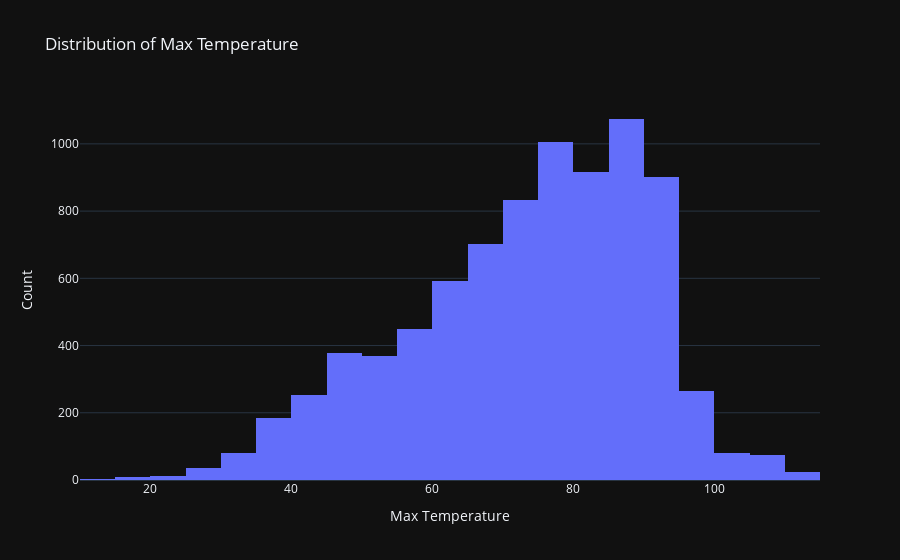
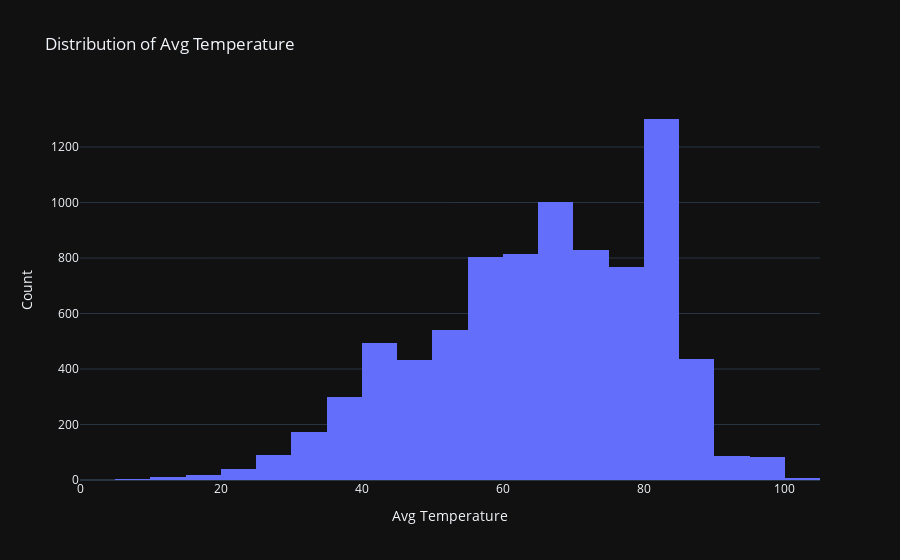
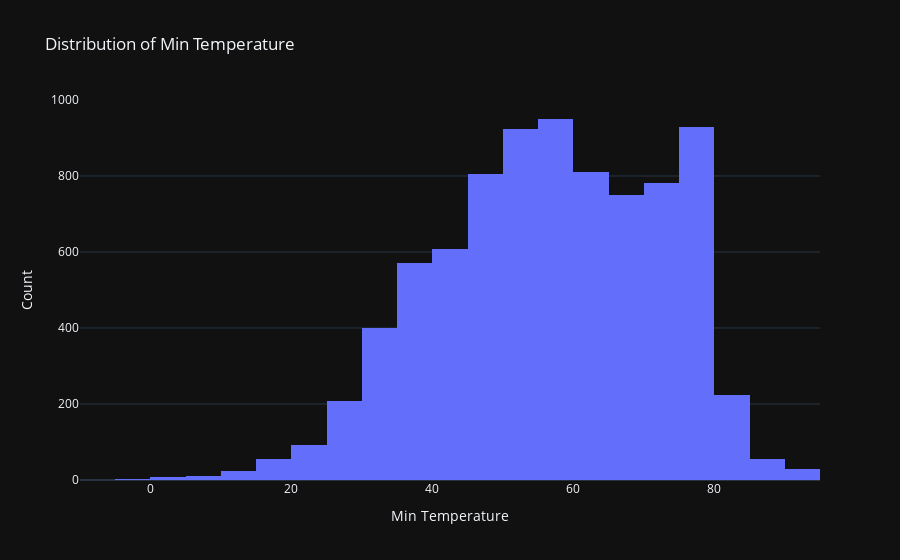
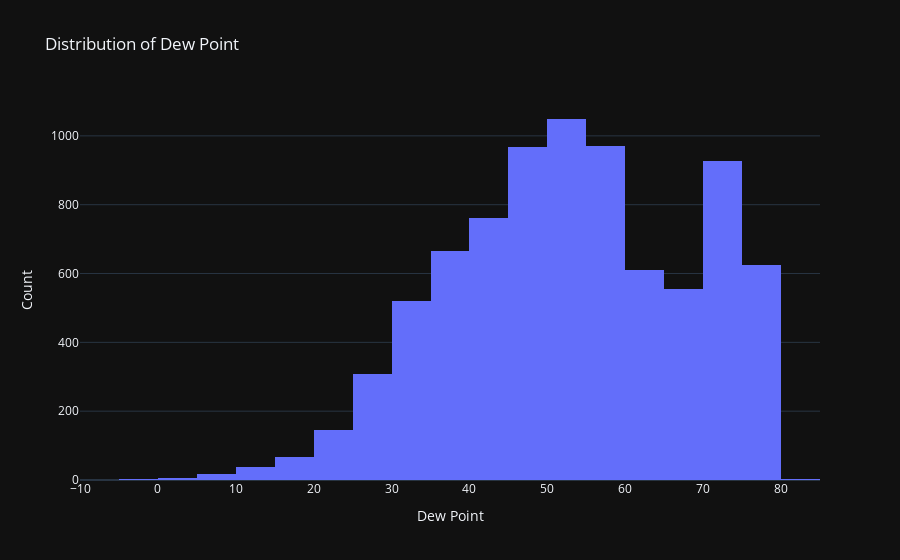

Notebook code cell kept with these figures, in order:
### Code cell
for column in data.select_dtypes(include=['float']):
    fig = px.histogram(
        data, 
        x=column, 
        nbins=30, 
        title=f"Distribution of {column}", 
        labels={column: column, 'count': 'Count'}
    )
    fig.update_layout(
        xaxis_title=column,
        yaxis_title='Count',
        template='plotly_dark'
    )
    fig.show()

### Figure 1 — Plotly figure (JSON) as saved in the notebook; plotly's stock layout.template omitted (floating-point values rounded to 4 significant figures; data arrays with more than 128 entries replaced by an {"elided": "..."} marker saying what was removed)
{"data": [{"alignmentgroup": "True", "bingroup": "x", "hovertemplate": "Max Temperature=%{x}<br>count=%{y}<extra></extra>", "legendgroup": "", "marker": {"color": "#636efa", "pattern": {"shape": ""}}, "name": "", "nbinsx": 30, "offsetgroup": "", "orientation": "v", "showlegend": false, "type": "histogram", "x": {"elided": "10282 float values"}, "xaxis": "x", "yaxis": "y"}], "layout": {"barmode": "relative", "legend": {"tracegroupgap": 0}, "title": {"text": "Distribution of Max Temperature"}, "xaxis": {"anchor": "y", "domain": [0, 1], "title": {"text": "Max Temperature"}}, "yaxis": {"anchor": "x", "domain": [0, 1], "title": {"text": "Count"}}}}

### Figure 2 — Plotly figure (JSON) as saved in the notebook; plotly's stock layout.template omitted (floating-point values rounded to 4 significant figures; data arrays with more than 128 entries replaced by an {"elided": "..."} marker saying what was removed)
{"data": [{"alignmentgroup": "True", "bingroup": "x", "hovertemplate": "Avg Temperature=%{x}<br>count=%{y}<extra></extra>", "legendgroup": "", "marker": {"color": "#636efa", "pattern": {"shape": ""}}, "name": "", "nbinsx": 30, "offsetgroup": "", "orientation": "v", "showlegend": false, "type": "histogram", "x": {"elided": "10282 float values"}, "xaxis": "x", "yaxis": "y"}], "layout": {"barmode": "relative", "legend": {"tracegroupgap": 0}, "title": {"text": "Distribution of Avg Temperature"}, "xaxis": {"anchor": "y", "domain": [0, 1], "title": {"text": "Avg Temperature"}}, "yaxis": {"anchor": "x", "domain": [0, 1], "title": {"text": "Count"}}}}

### Figure 3 — Plotly figure (JSON) as saved in the notebook; plotly's stock layout.template omitted (floating-point values rounded to 4 significant figures; data arrays with more than 128 entries replaced by an {"elided": "..."} marker saying what was removed)
{"data": [{"alignmentgroup": "True", "bingroup": "x", "hovertemplate": "Min Temperature=%{x}<br>count=%{y}<extra></extra>", "legendgroup": "", "marker": {"color": "#636efa", "pattern": {"shape": ""}}, "name": "", "nbinsx": 30, "offsetgroup": "", "orientation": "v", "showlegend": false, "type": "histogram", "x": {"elided": "10282 float values"}, "xaxis": "x", "yaxis": "y"}], "layout": {"barmode": "relative", "legend": {"tracegroupgap": 0}, "title": {"text": "Distribution of Min Temperature"}, "xaxis": {"anchor": "y", "domain": [0, 1], "title": {"text": "Min Temperature"}}, "yaxis": {"anchor": "x", "domain": [0, 1], "title": {"text": "Count"}}}}

### Figure 4 — Plotly figure (JSON) as saved in the notebook; plotly's stock layout.template omitted (floating-point values rounded to 4 significant figures; data arrays with more than 128 entries replaced by an {"elided": "..."} marker saying what was removed)
{"data": [{"alignmentgroup": "True", "bingroup": "x", "hovertemplate": "Dew Point=%{x}<br>count=%{y}<extra></extra>", "legendgroup": "", "marker": {"color": "#636efa", "pattern": {"shape": ""}}, "name": "", "nbinsx": 30, "offsetgroup": "", "orientation": "v", "showlegend": false, "type": "histogram", "x": {"elided": "10282 float values"}, "xaxis": "x", "yaxis": "y"}], "layout": {"barmode": "relative", "legend": {"tracegroupgap": 0}, "title": {"text": "Distribution of Dew Point"}, "xaxis": {"anchor": "y", "domain": [0, 1], "title": {"text": "Dew Point"}}, "yaxis": {"anchor": "x", "domain": [0, 1], "title": {"text": "Count"}}}}
